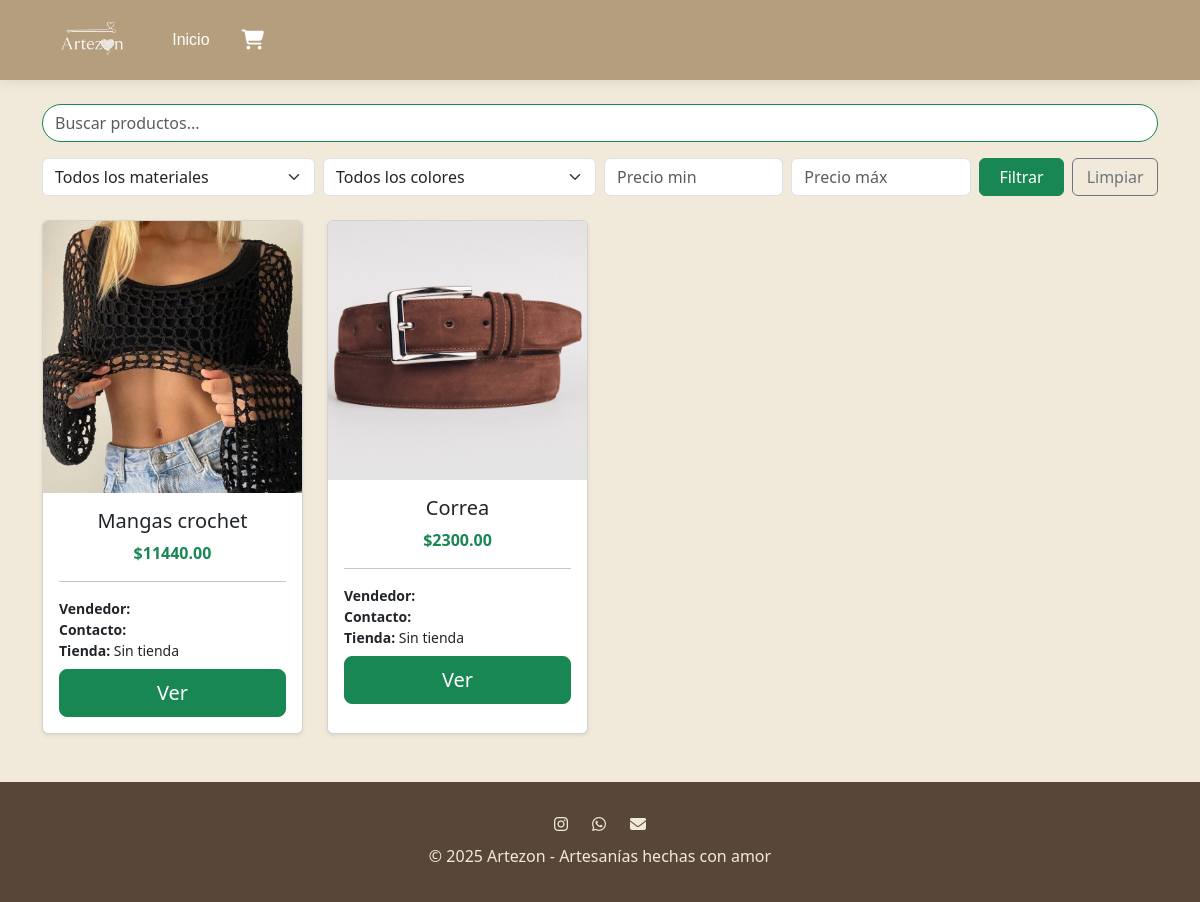
/home/, run on the app's committed database.
### productos/models.py (models this page shows, shortened)
class Product(models.Model):
    seller = models.ForeignKey(User, on_delete=models.CASCADE)
    name = models.CharField(max_length=120)
    description = models.TextField(blank=True)
    category = models.CharField(max_length=50, blank=True)
    material = models.CharField(max_length=50, blank=True)
    color = models.CharField(max_length=30, blank=True)
    price = models.DecimalField(max_digits=10, decimal_places=2)
    stock = models.PositiveIntegerField(default=0)
    is_active = models.BooleanField(default=True)
    created_at = models.DateTimeField(auto_now_add=True)
    imagen = models.ImageField(upload_to="imagenProductos/", blank=True, null=True)

### productos/views.py (the view)
# urls.py: 2. Add a URL to urlpatterns:  path('', views.home, name='home')
def home(request):
    query = request.GET.get("q", "")
    material = request.GET.get("material", "")
    color = request.GET.get("color", "")
    price_min = request.GET.get("price_min", "")
    price_max = request.GET.get("price_max", "")
    productos = Product.objects.select_related('seller__sellerprofile').all()
    if query:
        productos = productos.filter(
            Q(name__icontains=query) |
            Q(description__icontains=query)
        )
    if material:
        productos = productos.filter(material=material)
    if color:
        productos = productos.filter(color=color)
    if price_min:
        productos = productos.filter(price__gte=price_min)
    if price_max:
        productos = productos.filter(price__lte=price_max)
    materiales = Product.objects.values_list("material", flat=True).distinct()
    colores = Product.objects.values_list("color", flat=True).distinct()
    context = {
        "productos": productos,
        "current_filters": {
            "q": query,
            "material": material,
            "color": color,
            "precio_min": price_min,
            "precio_max": price_max,
        },
        "materiales": materiales,
        "colores": colores,
    }
    return render(request, "productos/home.html", context)

### productos/templates/productos/home.html (shortened to what this page needs)
{% extends "base.html" %}
{% load static %}
{% block content %}
<div class="container my-4">
  <form method="get" class="mb-4">
    <div class="row mb-3">
      <div class="col-12">
        <input
          type="text"
          name="q"
          class="form-control rounded-pill border-success"
          placeholder="Buscar productos..."
          value="{{ current_filters.q }}"
        >
      </div>
    </div>
    <div class="row g-2 align-items-center">
      <div class="col-md-3">
        <select name="material" class="form-select">
          <option value="">Todos los materiales</option>
        </select>
      </div>
      <div class="col-md-3">
        <select name="color" class="form-select">
          <option value="">Todos los colores</option>
        </select>
      </div>
      <div class="col-md-2">
        <input
          type="number"
          name="price_min"
          class="form-control"
          placeholder="Precio min"
          value="{{ current_filters.price_min }}"
          min="0"
          step="10000"
        >
      </div>
      <div class="col-md-2">
        <input
          type="number"
          name="price_max"
          class="form-control"
          placeholder="Precio máx"
          value="{{ current_filters.price_max }}"
          min="0"
          step="10000"
        >
      </div>
      <div class="col-md-2 d-flex gap-2">
        <button type="submit" class="btn btn-success w-50">Filtrar</button>
        <a href="{% url 'home' %}" class="btn btn-outline-secondary w-50">Limpiar</a>
      </div>
    </div>
  </form>
  <div class="row g-4">
    {% for producto in productos %}
      <div class="col-md-4 col-lg-3">
        <div class="card shadow-sm h-100">
          {% if producto.imagen %}
            <img src="{{ producto.imagen.url }}" class="card-img-top" alt="{{ producto.name }}">
          {% else %}
            <img src="{% static 'img/default.png' %}" class="card-img-top" alt="Sin imagen">
          {% endif %}
          <div class="card-body text-center">
            <h5 class="card-title">{{ producto.name }}</h5>
            <p class="card-text text-success fw-bold">${{ producto.price }}</p>
            <hr>
            <div class="text-start small">
              <strong>Vendedor:</strong> {{ producto.seller.sellerprofile.nombre }}<br>
              <strong>Contacto:</strong> {{ producto.seller.sellerprofile.contacto }}<br>
              <strong>Tienda:</strong> {% if producto.seller.sellerprofile.store_set.first %}{{ producto.seller.sellerprofile.store_set.first.nombre }}{% else %}Sin tienda{% endif %}
            </div>
            <a href="{% url 'product_detail' producto.pk %}" class="btn btn-success btn-lg w-100 mt-2">Ver</a>
          </div>
        </div>
      </div>
    {% empty %}
      <div class="col-12">
        <p class="text-center text-muted">No se encontraron productos.</p>
      </div>
    {% endfor %}
  </div>
</div>
{% endblock %}

### static/css/styles.css (style rules this page uses)
:root { --vanilla: #F1EADA; --tobacco: #B59E7D; --mountain: #AAA396; --sand: #CEC1A8; --mahogany: #584738; }

### data on the page
Product: imagen (picture), name "Mangas crochet", price "11440.00", shows "Sin tienda"
Product: imagen (picture), name "Correa", price "2300.00", shows "Sin tienda"
